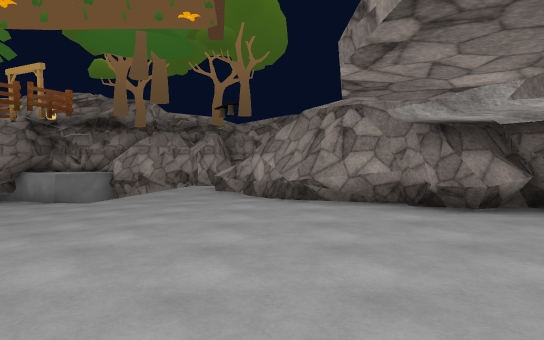
[1] (above)

12 first-person views from a walk through a 3-D level made in the Unity game engine. The camera is 1.4 m above the floor, tilts 2° down and sees 75° across. The floor is counted in squares, 2 m on a side. Each view is taken from the middle of a square. On the plan, view 1 faces up. The plan holds only what a view shows up to about 11 squares ahead; the rest is blank. The place goes on beyond the plan. Some animated figures are left out. Some surface patterns are stand-ins.

[2]
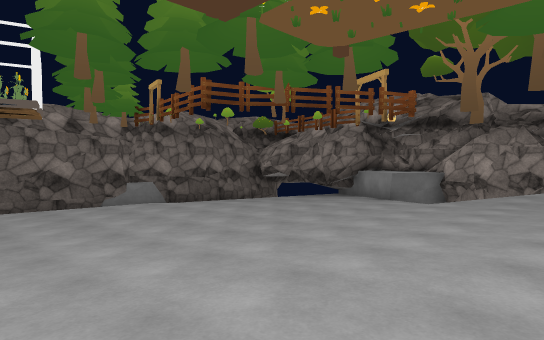

[3]
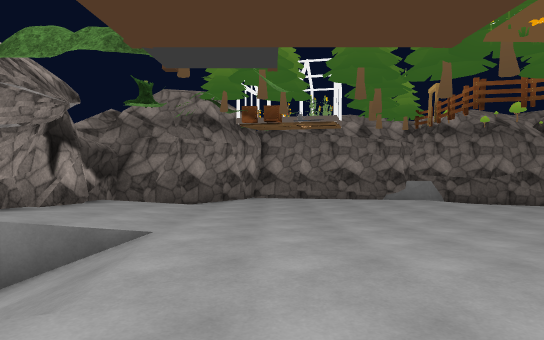

[4]
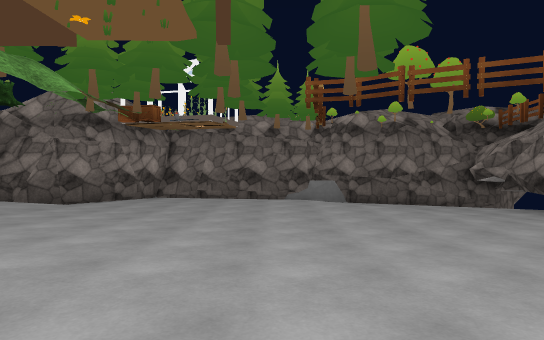

[5]
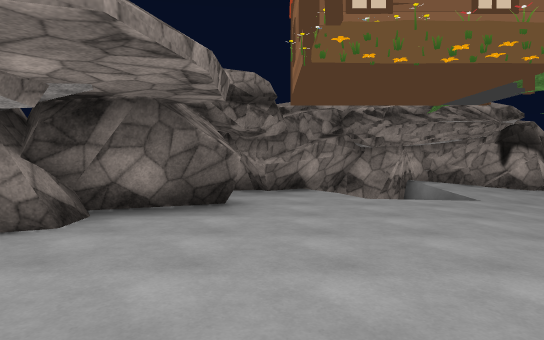

[6]
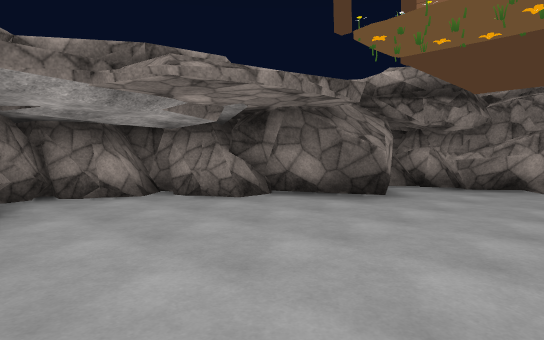

[7]
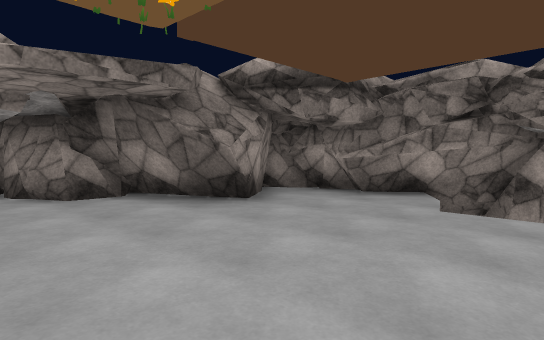

[8]
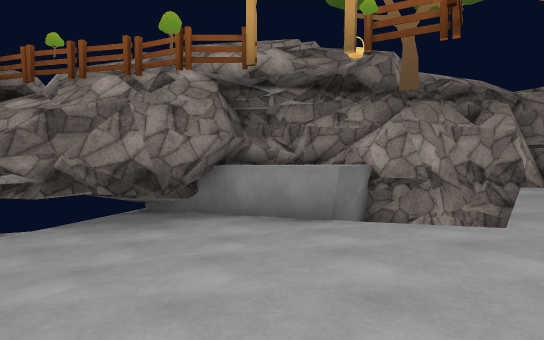

[9]
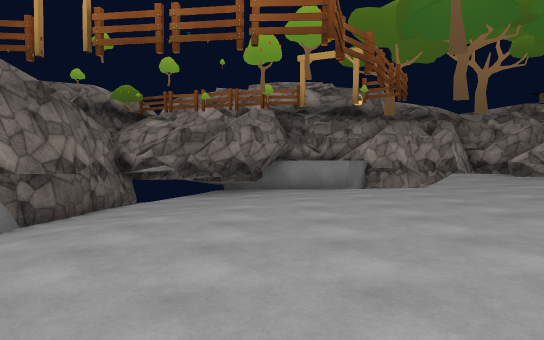

[10]
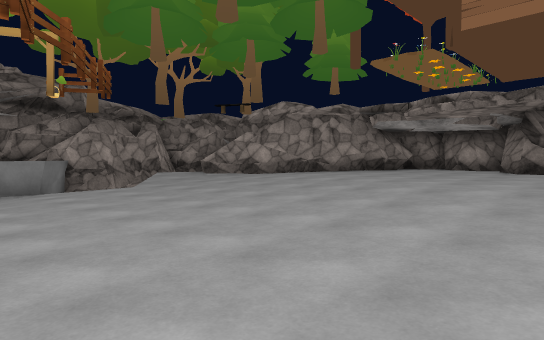

[11]
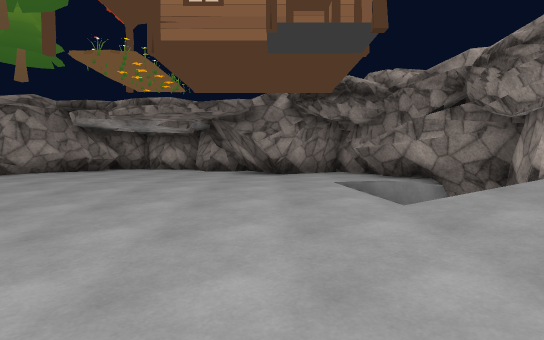

[12]
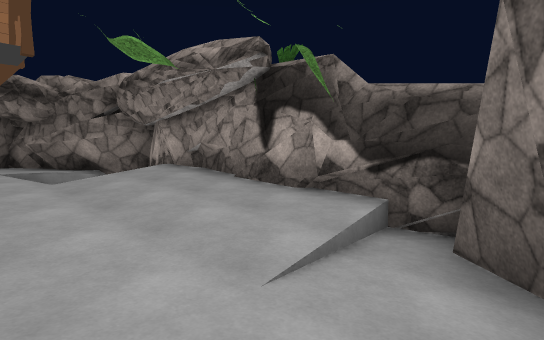

### Floor plan
Key: @ floor where view 1 was taken; # wall or solid block; . main floor; : floor 0.25 m higher than the main floor; - floor 0.25 m lower than the main floor; _ floor 0.5 m lower than the main floor; < floor 0.75 m lower than the main floor; ( floor 1 m lower than the main floor; ! floor 1.25 m lower than the main floor; ? floor 1.5 m lower than the main floor; / step, stairs or slope; = window, fence, low wall or low ledge.
Columns run from 11 left of view 1 to 4 right of it. Each row starts with its distance up from view 1.
 10 ############
  9 #?##(#=  -##
  8 #?!((<< --=#
  7 #!!((<___--##
  6 #!!(<___---/##
  5 #!(<<___--...###
  4 #(<<<___--.....#
  3 #(<<____-......#
  2 #(<<<__--.....##
  1 #(<<<__--....##
  0 #(<<<__-...@##
 -1 ##<<<_--....##
 -2  ##<_--.#/####
 -3   ##--.:# ##
 -4    ########

Where each view was taken, in squares from view 1:
view 1: 0 up, 0 right, facing up
view 2: 0 up, 1 left, facing up-left
view 3: 0 up, 0 right, facing left
view 4: 3 up, 0 right, facing left
view 5: 5 up, 0 right, facing down
view 6: 5 up, 2 left, facing down-right
view 7: 3 up, 3 left, facing down-right
view 8: 4 up, 6 left, facing up
view 9: 0 up, 7 left, facing up
view 10: 0 up, 7 left, facing up-right
view 11: 0 up, 7 left, facing right
view 12: 0 up, 9 left, facing down-right
